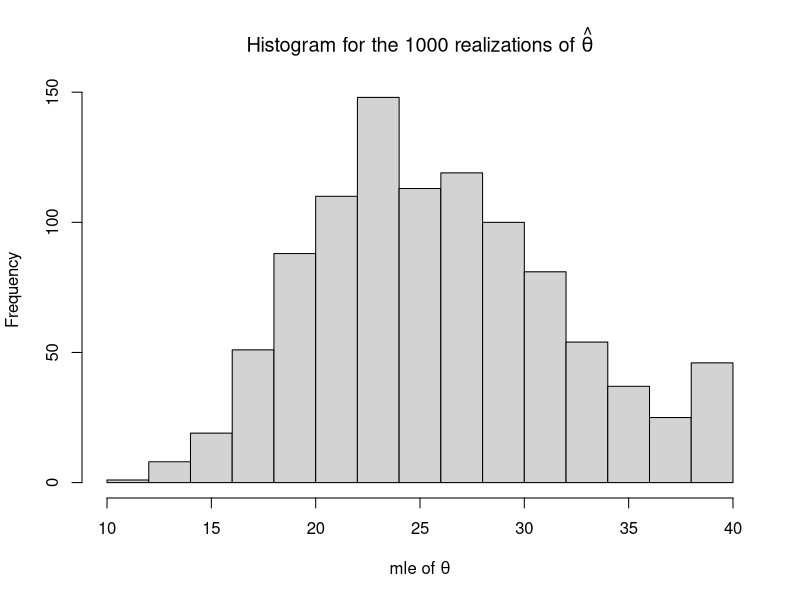
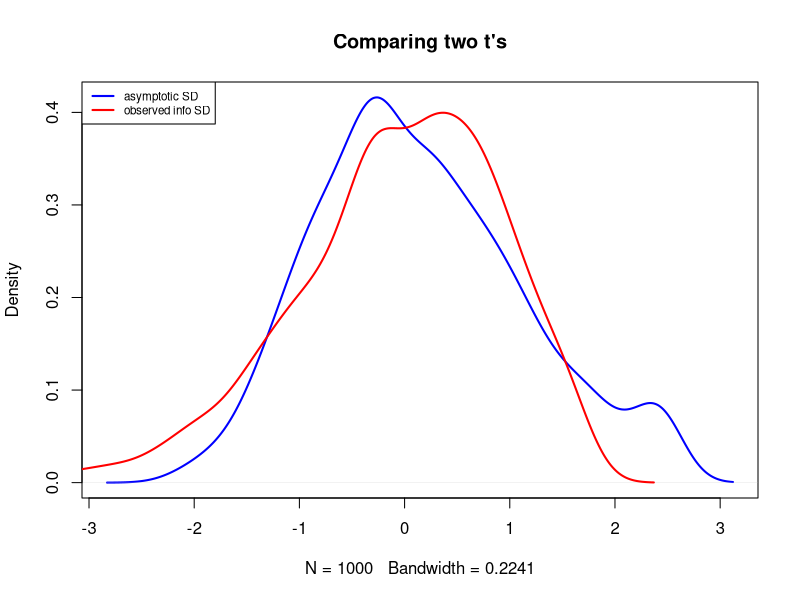
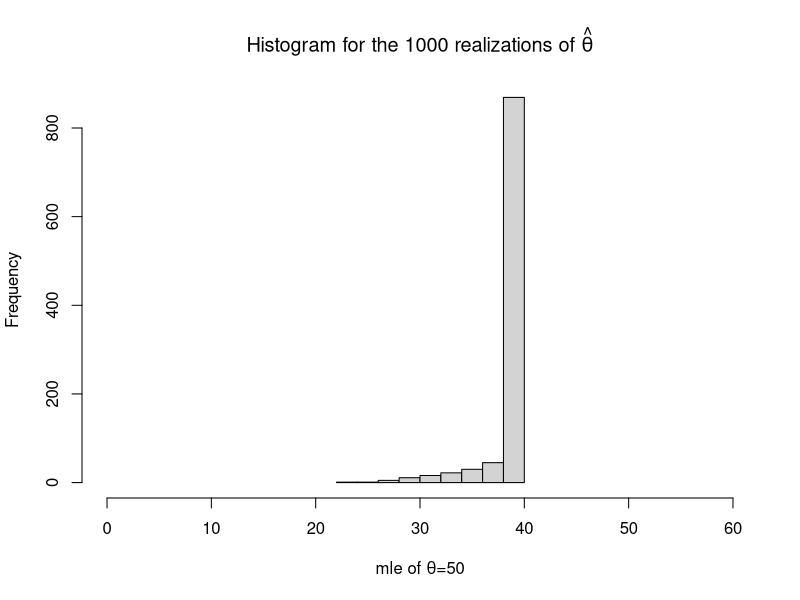

Recreate these plots in R, in order. (Note: this script raises an error after producing the figures.)
### Name: Xiangyu Hu

####### LAB 11 #########
#### 1. Generate 50 IID variables Ui that are uniform on [0, 1]. 
#### Set θ = 25 and Xi = θ Ui /(1 − Ui ). 
theta=25
U=runif(50)
X=theta*U/(1-U)

#### 2. Find the MLE θˆ by numerical maximization.
loglik=function (theta,data){
  n=length(data)
  l=n*log(theta)-2*sum(log(theta+data))
  return (l)
}
# first derivative of log likelihood with respect to theta
d1_loglik=function(theta, data){
  n=length(data)
  d1=n/theta - 2* sum(1/(theta+data))
  return (d1)
}
# Second derivative will be used to check whether it is a min or max
d2_loglik=function(theta, data){
  n=length(data)
  d2= - n*theta^(-2) + 2* sum((theta+data)^(-2))
  return (d2)
}
mle= optimize(loglik, lower=0.00001, upper=40,data=X,maximum=TRUE)$maximum

mle
d1_loglik(mle,X)
d2_loglik(mle,X)

#### 3. Repeat 1000 times.
mle_iter=numeric()
d2=numeric()
for (i in 1:1000){
  U=runif(50)
  X=theta*U/(1-U)
  mle= optimize(loglik, lower=0.00001, upper=40,data=X,maximum=TRUE)$maximum
  if (d2_loglik(mle,X)<0){mle_iter[i]=mle}
  else {print("second derivate is non-negative at ", i)}
  d2[i]=d2_loglik(mle,X)
}
#### 4. Plot a histogram for the 1000 realizations of θˆ.
hist(mle_iter,main=expression(paste("Histogram for the 1000 realizations of ",hat(theta))),
     xlab=expression(paste("mle of ", theta)))
#### 5. Calculate the mean and SD of the 1000 realizations of θˆ. 
mean(mle_iter)
sd(mle_iter)
#### How does the SD compare to 1/√50 · Iθ ? (The Fisher information Iθ is computed in exercise 7A8.) 
finfo=1/(3*theta^2)
1/sqrt(50*finfo)
## The SD of the 1000 realziation of theta hat is very close to the asymptotic SD using
## true fisher information.


#### 6.
# SD from part 5, asymptotic SD using true fisher information.
SD_fi=1/sqrt(50*finfo)
# SD using observed information
SD_oi= sqrt(-1/d2)

t_fi=(mle_iter-theta)/SD_fi
t_oi=(mle_iter-theta)/SD_oi

plot(density(t_fi), col = "blue", lwd=2, main="Comparing two t's")
lines(density(t_oi), col = "red", lwd=2)
legend("topleft",lty=c(1,1),lwd=c(2,2),col=c("blue","red"),c("asymptotic SD","observed info SD"),cex=0.7)
# It seems that asymptotica SD is more like a normal. The right tail of observed  info
# SD makes it a little skewed to the right.

#### 7. What happens to θˆ if you double θ, from 25 to 50? 
#### What about Fisher information? observed information?
theta2=50
mle_iter2=numeric()
d2_2=numeric()
for (i in 1:1000){
  U=runif(50)
  X=theta2*U/(1-U)
  mle= optimize(loglik, lower=0.00001, upper=40,data=X,maximum=TRUE)$maximum
  if (d2_loglik(mle,X)<0){mle_iter2[i]=mle}
  else {print("second derivate is non-negative at ", i)}
  d2_2[i]=d2_loglik(mle,X)
}
# Plot a histogram for the 1000 realizations of θˆ.
hist(mle_iter2,main=expression(paste("Histogram for the 1000 realizations of ",hat(theta))),
     xlab=expression(paste("mle of ", theta, "=50")), xlim=c(0,60))

#######-????_######
# When looking at the histogram, the majority of realizations are around 40. 
# fisher information
finfo2=1/(3*theta2^2)
# observed information
obinfo=-d2_2

50*finfo2
mean(obinfo)
#####????###### the mean of obinfo is a lot bigger than the information

########## LAB 12 #########
# AGE: Codes: 0-89  Age in years; 90  90 years of age or older
# SEX: Codes: 1  Male 2  Female
# RACE: Codes: 1  White 2  Black 3  Amer Indian or Aleut Eskimo 4  Asian or Pacific Islander
age=data12$V1
sex=data12$V2
race=data12$V3
edulevel=data12$V8
status=data12$V9
### redefine levels for age: 16–19 (0), 20–39 (1), 40–64 (2), 65 or above (3).
age[age<=19 & age>=16]=0
age[age<=39 & age>=20]=1
age[age<=64 & age>=40]=2
age[age>=65]=3

### redefine levels for race: white (1), non-white (0).
race[race != 1] = 0

### redefine the categories for education level to: 
### - not a high school graduate (0), 
### - a high school education but no more (1), 
### - more than a high school education (2).
edlevel=edulevel
# Less than 1st grade to 12th grade, no diploma = not a highschool graduate
edlevel[edlevel==31 |edlevel==32 |edlevel==33 |edlevel==34 |edlevel==35 
        |edlevel==36 |edlevel==37 |edlevel==38] = 0
# high school graduate, but no more
edlevel[edlevel== 39] = 1
# Some college but no degree to Doctoral degree = more than a high school education
edlevel[edlevel==40 |edlevel==41 |edlevel==42 |edlevel==43 |edlevel==44 
        |edlevel==45 |edlevel==46] = 2

### redefine the categories for status. The dependent variable Y is 1 if the person 
### is employed and at work (LABSTAT is 1). Otherwise, Y = 0.
status[status!= 1]=0

# For the baseline individual in the model, choose a person who is 
# male, non- white, age 16–19, and did not graduate from high school
# That is being said these should be level "0"(the first level, since if we factorize
# the variable, the first level will be considered as baseline level)

# factorize variables
age.f=as.factor(age)
sex.f=as.factor(sex)
edlevel.f=as.factor(edlevel)
race.f=as.factor(race)
status.f=as.factor(status)

### 1. What is the size of the design matrix?
### Answer: 4 * 13803 (4 variables, with 13803 obs)

### 2. fit the model, report the parameter estimates
model=glm(status.f~age.f+sex.f+edlevel.f+race.f, family="binomial")
summary(model)
# from the summary table, we can see that all the coefficients are significant

model$coefficient
# (Intercept)      age.f1      age.f2      age.f3      sex.f2  edlevel.f1  edlevel.f2 
#-0.7614540   1.3288752   1.2365194  -1.6668978  -0.7175275   0.7370485   0.9931833 
#race.f2 
#0.1826527 

### 3. Estimate the SEs; use observed information.#####
SE=out$coefficients[,2]
# > SE
#(Intercept)      age.f1      age.f2      age.f3      sex.f2  edlevel.f1  edlevel.f2 
#0.08051629  0.07486672  0.07562729  0.10143142  0.04088345  0.05657165  0.05066913 
#race.f1 
#0.05034075 

# Using observed information to calculate SE. SE=sqrt(1/(-L"(beta_hat)))
# L"(beta) = second partial derivative of log-likelihood w.r.t each beta
# Ln = - sum(log(1+exp(xi*beta))) + sum(xi*yi)*beta



### 4. What does the model say about employment?
lambda=function(x){
  exp(x)/(1+exp(x))
}
# If holding other things constant, then a person who ages between 20 and 39 has a higher
# chance (lambda(1.3288752*xi) more in probability) of employment compared to the 
# baseline (age: 16-19). 

# If holding other things constant, then a person who ages between 40 and 64 has a higher
# chance (lambda(1.2365194*xi) more in probability) of employment compared to the 
# baseline (age: 16-19). However, this chance is not as big as that of those who ages
# between 20 and 39.

# If holding other things constant, then a person who is at least 65 years old has a
# lower chance (lambda(-1.6668978*xi) more in probability) of employment compared to the 
# baseline (age: 16-19).

# If holding other things constant, a woman is less likely to be employed, with a 
# chance of lambda(-0.7175275*xi) lower.

# If holding other things constant, then a person who only has HS diploma has a higher
# chance (lambda(0.7370485*xi) more in probability) of employment compared to the 
# baseline (no HS degree)

# If holding other things constant, then a person who has more than a high school 
# education has a higher chance (lambda(0.9931833*xi) more in probability) of 
# employment compared to the baseline (no HS degree)

# If holding other things constant, then a person who is white has a higher chance 
# (lambda(0.1826527*xi) higher in probability) of employment compared to the 
# baseline (non-white)



### 5. Why use dummy variables for education, rather than EDLEVEL as a quantitative variable?
# Because in the job market, most of the time, education is considered base upon levels
# such as high school degree, bachelor's, master's, doctorals', instead of quantatitative
# values (e.g. number of years of education). For example, a person with 15yrs(a junior
# if in college) is considered a lot differently with a person with 16yrs(Bachelor's
# if graduated successfully). However, if we fit quantitatively, such effect won't be
# reflected in the model, and may also cause problems for our model.


### 6. For discussion. Why might women be less likely to have LABSTAT = 1? Are LABSTAT codes over 4 relevant to this issue?
# There are many reasons for this. 1) women may have lower education level compared
# to men, which will affect their competitivenes during job hunting. 2) At job market,
# even though there is regulation requiring non-discrimination based on sex, there are
# many jobs that are not women friendly (e.g. construction worker), or in other words
# most women tend not to choose these kinds of jobs. It results that women have less
# job opportunities to choose from compared to men, thus be less likely to be employed.
# 3) Codes over 4 is relevant(e.g. retirement, others). It is widely known that women
# tend to live longer. That being said, among those who are retired, there might be a 
# lot more women than men. Also, a lot of women choose to be housewives after they get
# married, which are probably classified as others(code 7).







